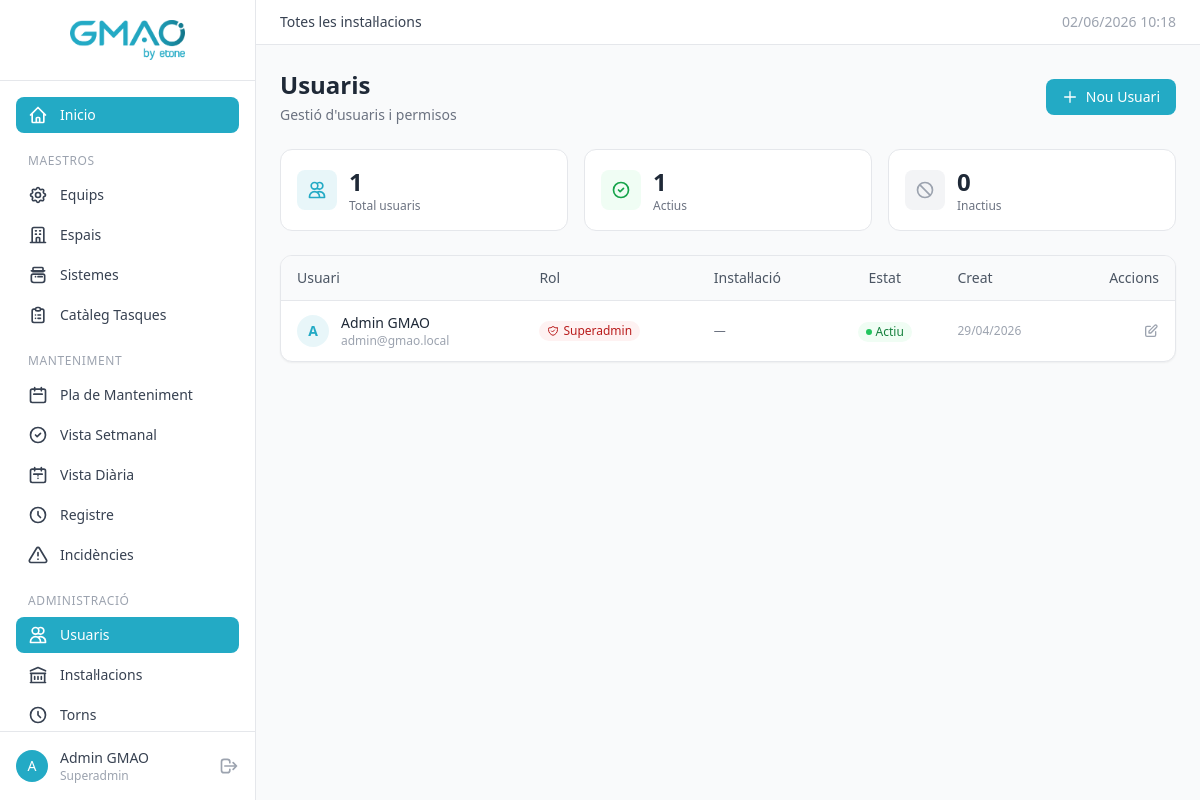
/usuaris (signed in), run on the app's committed database.
### tables this page shows
CREATE TABLE `usuaris` (
    `id` INT UNSIGNED NOT NULL AUTO_INCREMENT,
    `nom` VARCHAR(100) NOT NULL,
    `cognoms` VARCHAR(200) DEFAULT NULL,
    `email` VARCHAR(255) NOT NULL,
    `password_hash` VARCHAR(255) NOT NULL,
    `actiu` TINYINT(1) NOT NULL DEFAULT 1,
    `is_superadmin` TINYINT(1) NOT NULL DEFAULT 0,
    `created_at` DATETIME NOT NULL DEFAULT CURRENT_TIMESTAMP,
    `updated_at` DATETIME NOT NULL DEFAULT CURRENT_TIMESTAMP ON UPDATE CURRENT_TIMESTAMP,
    PRIMARY KEY (`id`),
    UNIQUE KEY `uk_usuaris_email` (`email`)
);

### app/Core/Controller.php (called while the page is built, shortened)
<?php
class Controller
{
    protected function view(string $view, array $data = []): void
    {
        extract($data);
        $viewFile = __DIR__ . '/../views/' . str_replace('.', '/', $view) . '.php';
        require $viewFile;
    }
}

### app/Controllers/UsuariController.php (called while the page is built, shortened)
<?php
class UsuariController extends Controller
{
    public function index(): void
    {
        if ($_SESSION['is_superadmin'] ?? false) {
            $usuaris = Usuari::allWithRoles();
        } else {
            $usuaris = Usuari::allWithRoles($this->currentInstalacioId());
        }
        $this->view('usuaris.index', [
            'title' => 'Usuaris',
            'usuaris' => $usuaris,
            'flash' => $this->getFlash(),
        ]);
    }
}

### public/index.php (called while the page is built, shortened)
<?php
require_once __DIR__ . '/../app/Helpers/functions.php';
$router = new Router();
$url = $_GET['url'] ?? '';
$router->dispatch($url);

### app/Helpers/functions.php (called while the page is built, shortened)
<?php
if (!function_exists('e')) {
    function e(?string $value): string
    {
        return htmlspecialchars($value ?? '', ENT_QUOTES, 'UTF-8');
    }
}
if (!function_exists('url')) {
    function url(string $path = ''): string
    {
        $base = rtrim($_ENV['APP_URL'] ?? '', '/');
        return $base . '/' . ltrim($path, '/');
    }
}

### app/Models/Database.php (called while the page is built, shortened)
<?php
class Database
{
    private static ?PDO $instance = null;
    public static function getInstance(): PDO
    {
        if (self::$instance === null) {
            $host = $_ENV['DB_HOST'] ?? 'localhost';
            $port = $_ENV['DB_PORT'] ?? '3306';
            $db = $_ENV['DB_DATABASE'] ?? 'gmao_ebone';
            $user = $_ENV['DB_USERNAME'] ?? 'root';
            $pass = $_ENV['DB_PASSWORD'] ?? '';
            $charset = $_ENV['DB_CHARSET'] ?? 'utf8mb4';
            $dsn = "mysql:host={$host};port={$port};dbname={$db};charset={$charset}";
            try {
                self::$instance = new PDO($dsn, $user, $pass, [
                    PDO::ATTR_ERRMODE => PDO::ERRMODE_EXCEPTION,
                    PDO::ATTR_DEFAULT_FETCH_MODE => PDO::FETCH_ASSOC,
                    PDO::ATTR_EMULATE_PREPARES => false,
                    PDO::MYSQL_ATTR_INIT_COMMAND => "SET NAMES {$charset}",
                ]);
            } catch (PDOException $e) {
                if (($_ENV['APP_DEBUG'] ?? 'false') === 'true') {
                    die('Error de connexió: ' . $e->getMessage());
                }
                die('Error de connexió a la base de dades.');
            }
        }
        return self::$instance;
    }
}

### app/Core/Model.php (called while the page is built, shortened)
<?php
abstract class Model
{
    protected static function db(): PDO
    {
        return Database::getInstance();
    }
    public static function query(string $sql, array $params = []): array
    {
        $stmt = static::db()->prepare($sql);
        $stmt->execute($params);
        return $stmt->fetchAll();
    }
}

### app/Models/Usuari.php (called while the page is built, shortened)
<?php
class Usuari extends Model
{
    public static function allWithRoles(?int $instalacioId = null): array
    {
        return static::query('
            SELECT u.*, r.nom AS rol_nom, ui.instalacio_id, i.nom AS instalacio_nom
            FROM usuaris u
            LEFT JOIN usuari_instalacio ui ON ui.usuari_id = u.id
            LEFT JOIN rols r ON r.id = ui.rol_id
            LEFT JOIN instalacions i ON i.id = ui.instalacio_id
            ORDER BY u.nom
        ');
    }
}

### app/views/usuaris/index.php (the view, shortened to what this page needs)
<div class="flex flex-col sm:flex-row sm:items-center justify-between gap-4 mb-6">
    <div>
        <h2 class="text-xl sm:text-2xl font-bold text-gray-800">Usuaris</h2>
        <p class="text-gray-500 text-sm mt-1">Gestió d'usuaris i permisos</p>
    </div>
    <a href="<?= url('usuaris/create') ?>" class="bg-brand text-white px-4 py-2 rounded-lg text-sm font-medium hover:bg-brand-dark transition flex items-center gap-2">
        <svg class="w-4 h-4" fill="none" stroke="currentColor" viewBox="0 0 24 24"><path stroke-linecap="round" stroke-linejoin="round" stroke-width="2" d="M12 4v16m8-8H4"/></svg>
        Nou Usuari
    </a>
</div>
<div class="grid grid-cols-1 sm:grid-cols-3 gap-4 mb-6">
    <?php
    $totalUsuaris = count($usuaris);
    $actius = count(array_filter($usuaris, fn($u) => $u['actiu']));
    $inactius = $totalUsuaris - $actius;
    ?>
    <div class="bg-white rounded-xl border border-gray-200 p-4 flex items-center gap-3">
        <div class="w-10 h-10 bg-brand/10 rounded-lg flex items-center justify-center">
            <svg class="w-5 h-5 text-brand" fill="none" stroke="currentColor" viewBox="0 0 24 24"><path stroke-linecap="round" stroke-linejoin="round" stroke-width="2" d="M12 4.354a4 4 0 110 5.292M15 21H3v-1a6 6 0 0112 0v1zm0 0h6v-1a6 6 0 00-9-5.197M13 7a4 4 0 11-8 0 4 4 0 018 0z"/></svg>
        </div>
        <div>
            <p class="text-2xl font-bold text-gray-800"><?= $totalUsuaris ?></p>
            <p class="text-xs text-gray-500">Total usuaris</p>
        </div>
    </div>
    <div class="bg-white rounded-xl border border-gray-200 p-4 flex items-center gap-3">
        <div class="w-10 h-10 bg-green-50 rounded-lg flex items-center justify-center">
            <svg class="w-5 h-5 text-green-600" fill="none" stroke="currentColor" viewBox="0 0 24 24"><path stroke-linecap="round" stroke-linejoin="round" stroke-width="2" d="M9 12l2 2 4-4m6 2a9 9 0 11-18 0 9 9 0 0118 0z"/></svg>
        </div>
        <div>
            <p class="text-2xl font-bold text-gray-800"><?= $actius ?></p>
            <p class="text-xs text-gray-500">Actius</p>
        </div>
    </div>
    <div class="bg-white rounded-xl border border-gray-200 p-4 flex items-center gap-3">
        <div class="w-10 h-10 bg-gray-100 rounded-lg flex items-center justify-center">
            <svg class="w-5 h-5 text-gray-400" fill="none" stroke="currentColor" viewBox="0 0 24 24"><path stroke-linecap="round" stroke-linejoin="round" stroke-width="2" d="M18.364 18.364A9 9 0 005.636 5.636m12.728 12.728A9 9 0 015.636 5.636m12.728 12.728L5.636 5.636"/></svg>
        </div>
        <div>
            <p class="text-2xl font-bold text-gray-800"><?= $inactius ?></p>
            <p class="text-xs text-gray-500">Inactius</p>
        </div>
    </div>
</div>
<div class="hidden md:block bg-white rounded-xl shadow-sm border border-gray-200 overflow-hidden">
    <div class="overflow-x-auto">
        <table class="w-full text-sm">
            <thead>
                <tr class="bg-gray-50 border-b border-gray-200">
                    <th class="text-left px-4 py-3 font-medium text-gray-600">Usuari</th>
                    <th class="text-left px-4 py-3 font-medium text-gray-600">Rol</th>
                    <th class="text-left px-4 py-3 font-medium text-gray-600">Instal·lació</th>
                    <th class="text-center px-4 py-3 font-medium text-gray-600">Estat</th>
                    <th class="text-left px-4 py-3 font-medium text-gray-600">Creat</th>
                    <th class="text-right px-4 py-3 font-medium text-gray-600">Accions</th>
                </tr>
            </thead>
            <tbody class="divide-y divide-gray-100">
                <?php if (empty($usuaris)): ?>
                    <tr><td colspan="6" class="px-4 py-8 text-center text-gray-400">No hi ha usuaris registrats.</td></tr>
                <?php else: ?>
                    <?php foreach ($usuaris as $u): ?>
                    <tr class="hover:bg-gray-50 transition <?= !$u['actiu'] ? 'opacity-50' : '' ?>">
                        <td class="px-4 py-3">
                            <div class="flex items-center gap-3">
                                <div class="w-8 h-8 bg-brand/10 rounded-full flex items-center justify-center text-brand text-sm font-bold flex-shrink-0">
                                    <?= strtoupper(substr($u['nom'], 0, 1)) ?>
                                </div>
                                <div>
                                    <p class="font-medium text-gray-800"><?= e($u['nom'] . ' ' . ($u['cognoms'] ?? '')) ?></p>
                                    <p class="text-xs text-gray-400"><?= e($u['email']) ?></p>
                                </div>
                            </div>
                        </td>
                        <td class="px-4 py-3">
                            <?php if (!empty($u['is_superadmin'])): ?>
                                <span class="inline-flex items-center gap-1 text-xs px-2 py-0.5 rounded-full font-medium bg-red-50 text-red-700">
                                    Superadmin
                                </span>
                            <?php else: ?>
                                <span class="text-gray-400 text-xs italic">Sense rol</span>
                            <?php endif; ?>
                        </td>
                        <td class="px-4 py-3 text-gray-500 text-xs">
                            <?= e($u['instalacio_nom'] ?? '—') ?>
                        </td>
                        <td class="px-4 py-3 text-center">
                            <?php if ($u['actiu']): ?>
                                <span class="inline-flex items-center gap-1 text-xs text-green-700 bg-green-50 px-2 py-0.5 rounded-full">
                                    <span class="w-1.5 h-1.5 bg-green-500 rounded-full"></span> Actiu
                                </span>
                            <?php else: ?>
                                <span class="inline-flex items-center gap-1 text-xs text-gray-500 bg-gray-100 px-2 py-0.5 rounded-full">
                                    <span class="w-1.5 h-1.5 bg-gray-400 rounded-full"></span> Inactiu
                                </span>
                            <?php endif; ?>
                        </td>
                        <td class="px-4 py-3 text-gray-400 text-xs">
                            <?= date('d/m/Y', strtotime($u['created_at'] ?? 'now')) ?>
                        </td>
                        <td class="px-4 py-3 text-right">
                            <div class="flex items-center justify-end gap-2">
                                <a href="<?= url('usuaris/edit/' . $u['id']) ?>" class="text-gray-400 hover:text-brand transition" title="Editar">
                                    <svg class="w-4 h-4" fill="none" stroke="currentColor" viewBox="0 0 24 24"><path stroke-linecap="round" stroke-linejoin="round" stroke-width="2" d="M11 5H6a2 2 0 00-2 2v11a2 2 0 002 2h11a2 2 0 002-2v-5m-1.414-9.414a2 2 0 112.828 2.828L11.828 15H9v-2.828l8.586-8.586z"/></svg>
                                </a>
                            </div>
                        </td>
                    </tr>
                    <?php endforeach; ?>
                <?php endif; ?>
            </tbody>
        </table>
    </div>
</div>
<?php
require __DIR__ . '/../layouts/main.php';
?>

### app/Core/Router.php (shortened to what this page needs)
<?php
class Router
{
    private array $routes = [];
    private function addRoute(string $httpMethod, string $path, string $controller, string $method): void
    {
        $pattern = preg_replace('/\{([a-zA-Z_]+)\}/', '(?P<$1>[^/]+)', $path);
        $pattern = '#^' . $pattern . '$#';
        $this->routes[] = [
            'httpMethod' => $httpMethod,
            'pattern' => $pattern,
            'controller' => $controller,
            'method' => $method,
        ];
    }
    public function dispatch(string $url): void
    {
        $url = trim($url, '/');
        $httpMethod = $_SERVER['REQUEST_METHOD'];
        foreach ($this->routes as $route) {
            if ($route['httpMethod'] !== $httpMethod) {
                continue;
            }
            if (preg_match($route['pattern'], $url, $matches)) {
                $params = array_filter($matches, 'is_string', ARRAY_FILTER_USE_KEY);
                $method = $route['method'];
                $controller = new $controllerClass();
                call_user_func_array([$controller, $method], $params);
                return;
            }
        }
    }
}

### data on the page
usuaris: actiu "1", actiu "0", nom "A", nom+cognoms "Admin GMAO", email "admin@gmao.local", is_superadmin 1 (drawn), instalacio_nom "—", shows "Actiu", created_at "29/04/2026"

### other printed values
$totalUsuaris "1"
